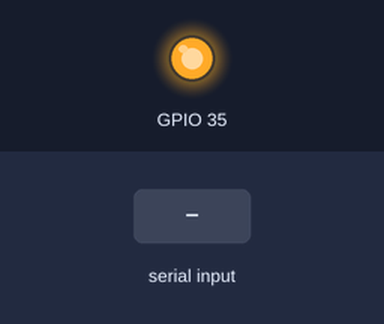
The sketch below on a simulated ESP32. On the bench: output pins drawn as LEDs (lit = HIGH). The test bench sets the inputs (shaded band).

Above: at 1.2 s.
1.3 s: "90,45\n" received over Serial
Timing chart, 0 to 4.3 s (numbered marks = the images above; inputs shaded):
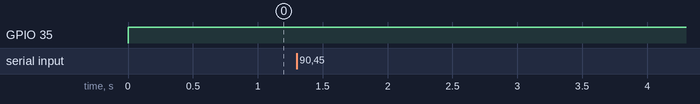

The sketch:

EBR_engine_simulation.ino
```cpp
//This is an engine sensor simulator designed for the EBR 1190rx/sx to diagnose a failed ECM.
//It is designed for a Teensy3.5 board https://www.pjrc.com/store/teensy35.html
//It's suggested that all testing be done with the ECM out of the bike, or disconnect all
//additional sensors, injectors and relays. The Author of this code assumes no responsibility
//or liabilty for any damage to product during the execution of this code.
long previousMicros = 0;
long speedMicros = 0;
long int speedRestart;
long int speedTime; //A variable used to store the time to execute one complete wave cycle at the given frequency
float inputFreq; //The value input from the serial monitor
float speedFreq; //A variable to store the frequency for simulating the speed sensor tone ring
float rpmFreq; //A variable used to store the frequency for simulating the crankshaft sensor output
float rpmTime; //This is the variable used to store the period used to execute 34 wave cycles at the given frequency
float rpmRestart; //This variable stores the period used to execute 36 wave cycles at the given frequency
unsigned long currentMicros = 0;

//This function takes the serial monitor input, applies it to be used as the simulated crank shaft sensor frequency,
//then calculates the period of the waveform in microseconds. We then calculate
//the microseconds needed to generate 34 wave forms, and 36 wave forms. This is used to properly simulate
//the step pattern of the crank shaft(34 steps, then a blank spot the equivalent to 2 steps.)
void rpmFunction() {
  //Calculate the time period to execute 34 wave cycles at the freequency input from the serial monitor
  float rpmTime = 1 / rpmFreq * 1000000 * 34;
  //Calculate the time period to execute 36 wave cycles at the frequency input from the serial monitor
  float rpmRestart = 1 / rpmFreq * 1000000 * 36;
  //
  if (currentMicros - previousMicros < rpmTime) {
    //Generate a tone on pin 5 at the frequency input from the serial monitor
    tone(5, rpmFreq);
  }
  if (currentMicros - previousMicros > rpmTime) {
    //stop tone on pin 5
    noTone(5);
  }
  if (currentMicros - previousMicros > rpmRestart) {
    previousMicros = currentMicros;
  }
}
//This function takes the serial monitor input, applies it to be used to simulate the speed sensor frequency,
//it then, calculates the period of the waveform in microseconds,and genarates a square wave, by
//rapidly switching a pin between high and low.
void speedFunction() {
  float speedTime = 1 / speedFreq * 1000000/2;
  float speedRestart = speedTime * 2;
  if (currentMicros - speedMicros < speedTime) {
    digitalWrite(35, HIGH);
  }
  if (currentMicros - speedMicros > speedTime) {
    digitalWrite(35, LOW);
  }
  if (currentMicros - speedMicros > speedRestart) {
    speedMicros = currentMicros;
  }
}

void setup() {
  //set pin35 to output. This will be the pin used to simulate the speed sensor
  pinMode(35, OUTPUT);
}

void loop() {
  //start counting microseconds.
  currentMicros = micros();

  if (Serial.available()) {
    inputFreq = Serial.parseInt();
  }
  // If the serial input value is greater than 1000, assign the value as an RPM value,
  // and continue generating speed waveform at current frequency
  if (inputFreq > 1000) {
    rpmFreq = inputFreq;
    rpmFunction();
    speedFunction();

  }

  // If the serial input value is less than 1000, assign the value as a speed value,
  // and continue generating RPM waveform at current frequency
  if (inputFreq < 1000) {
    speedFreq = inputFreq;
    speedFunction();
    rpmFunction();
  }
}
```
